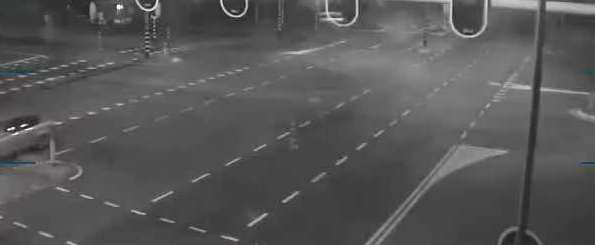
#> input picture 1-in000001.jpg, 595 x 245 px
$ python cv_hm2.py --img1_path 1-in000001.jpg --img2_path 1-in001148.jpg --model LS --threshold 1.0 --estimator 1.0
#> lines starting #> are read from the running program, lines starting #| are printed output that depends on the picture
### fitting/models.py
import numpy as np
import cv2
from scipy import stats


import matplotlib
matplotlib.use('Agg')

from matplotlib import pyplot as plt
import matplotlib.patches as patches


class FittingModels:

    # [13 lines left out: functions compute_cov, compute_mean, not called in this run]

    def fig_conv(self,fig):
        fig.canvas.draw()
        data = np.fromstring(fig.canvas.tostring_rgb(), dtype=np.uint8, sep='')
        data = data.reshape(fig.canvas.get_width_height()[::-1] + (3,))
        return data

    def ThreeD(self, a, b, c):
        lst = [[['#' for col in range(a)] for col in range(b)] for row in range(c)]
        return lst

    def create_dataPoints(self, image1, image2):
        #Converting the images to grayscale
        gray_image1 = cv2.cvtColor(image1, cv2.COLOR_BGR2GRAY)
        gray_image2 = cv2.cvtColor(image2, cv2.COLOR_BGR2GRAY)
        max_row = len(gray_image1)
        max_col = len(gray_image1[0])
        data_points = self.ThreeD(2, max_col, max_row)

        for row in range(0, max_row):
            for col in range(0, max_col):
                data_points[row][col] = [gray_image1[row, col], gray_image2[row, col]]
        #A 3D matrix of datapoints of both the images
        return data_points

    def plot_data(self, data_points):
        X = []
        Y = []
        # Getting the parameters for the plot from the data points

        for row in range(0, len(data_points)):
            for col in range(0, len(data_points[0])):
                X.append(data_points[row][col][0])
                Y.append(data_points[row][col][1])

        # Plotting the data
        fig_1 = plt.figure()
        plot = fig_1.add_subplot(111)
        plot.scatter(X, Y)
        plt.xlabel('Image 1 Intensities')
        plt.ylabel('Image 2 Intensities')
        plt.title('Plotted Data')
        output_image_plot = self.fig_conv(fig_1)

        # test_image_return = np.zeros((100, 100), np.uint8) #test remove before submission
        return output_image_plot

    # [237 lines left out: functions fit_line_ls, fit_line_robust, fit_gaussian, not called in this run]

### cv_hm2.py
"""cv_hw2.py: Starter file to run howework 2"""

#Example Usage: ./cv_hw2 -i1 image1 -i2 image2 -t threshold -m GA
#Example Usage: python cv_hw2.py -i1 image1 -i2 image2 -t threshold -m LS

import cv2
import sys
import argparse
from fitting.models import FittingModels
from datetime import datetime


def display_image(window_name, image):
    """A function to display image
    Note: only for debugging do not use for submission, Circle CI will fail"""
    cv2.namedWindow(window_name)
    cv2.imshow(window_name, image)
    cv2.waitKey(0)


def main():
    models = ['LS', 'RO', 'GA']

    parser = argparse.ArgumentParser()
    parser.add_argument("-i1", "--img1_path", dest="img1_path", help="Specify the path to the first image",
                        required=True)
    parser.add_argument("-i2", "--img2_path", dest="img2_path", help="Specify the path to the second image",
                        required=True)
    parser.add_argument("-m", "--model", dest="model",
                        help="Specify the fitting model (LS - least squares, RO - robust fitting, GA - Gaussian Model",
                        required=True, type=str, choices = ['LS', 'RO', 'GA'])
    parser.add_argument("-t", "--threshold", dest="threshold", help="Specify the threshold value, LS and RO - any value, [0,1] - GA", required=True, type=float)

    parser.add_argument("-est", "--estimator", dest="threshold",
                        help="Specify the threshold value, LS and RO - any value, [0,1] - GA", required=True,
                        type=float)

    args = parser.parse_args()

    image1 = cv2.imread(args.img1_path)
#> image1 is the input picture: shape (245, 595, 3); mean B, G, R 86.8, 86.7, 86.8

    if image1 is None:
        print("The path to the first image is incorrect\n")
        sys.exit()

    image2 = cv2.imread(args.img2_path)
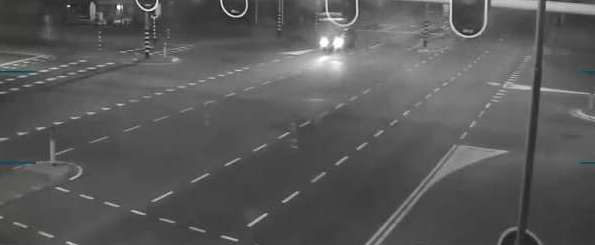
#> input picture 1-in001148.jpg, 595 x 245 px
#> image2 is the input picture: shape (245, 595, 3); mean B, G, R 89.3, 89.4, 89.3

    if image2 is None:
        print("The path to the second image is incorrect\n")
        sys.exit()


    fitting_object = FittingModels()

    # Creating data points
    data_points = fitting_object.create_dataPoints(image1, image2)
#> in create_dataPoints, `max_row = len(gray_image1)`: max_row = 245
#> in create_dataPoints, `max_col = len(gray_image1[0])`: max_col = 595
#> in create_dataPoints, `data_points = self.ThreeD(2, max_col, max_row)`: data_points = 245 items
#> data_points = 245 items

    output_dir = 'output/'

    # Plotting the data points
    data = fitting_object.plot_data(data_points)
#> after the loop in plot_data, `for row in range(0, len(data_points)):`: X = 145775 items
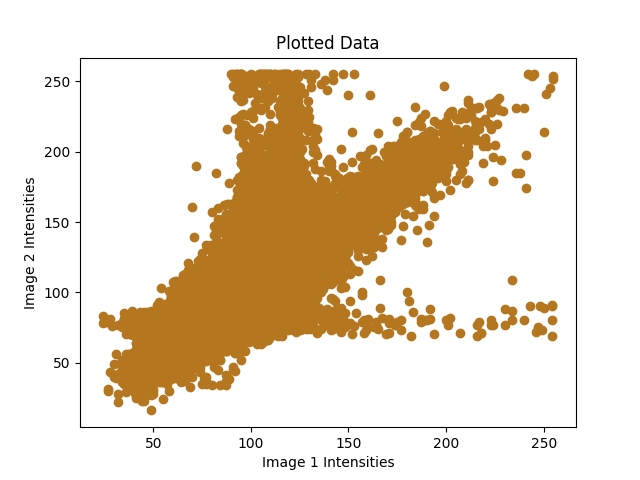
#> data: shape (480, 640, 3); mean of channels 0, 1, 2 206.6, 224.3, 236.6; drawn as B, G, R
    output_path = output_dir + "plotted_data" + "_" + datetime.now().strftime("%m%d-%H%M%S") + ".jpg"
    cv2.imwrite(output_path, data)

    if args.model == 'LS':
        # Fitting a line to the data using least square
#> (the run stopped early here; a loop or call above may not have finished)
